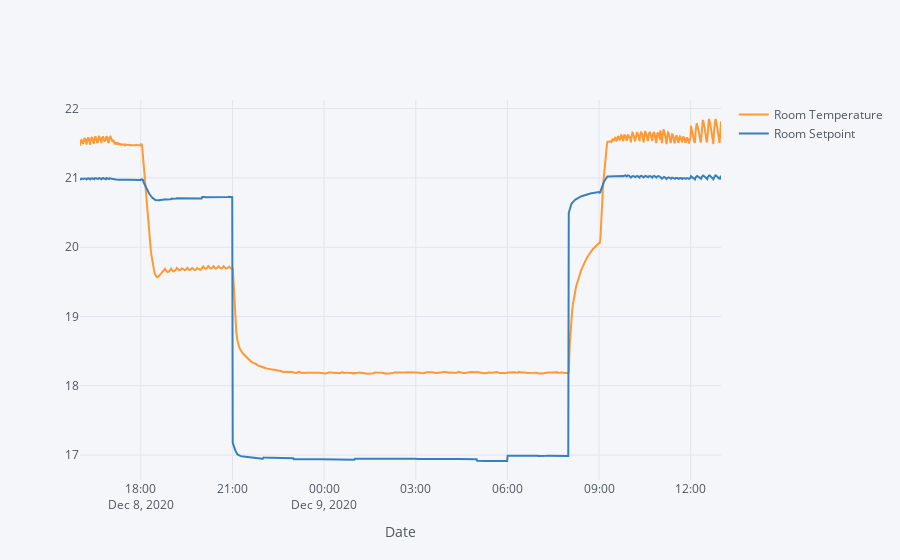

Notebook code for this chart:
### Code cell
linear.loc[ : , ['Room Temperature', 'Room Setpoint']].iplot(width = 2, xTitle = 'Date')

### Figure 1 — Plotly figure (JSON) as saved in the notebook; plotly's stock layout.template omitted (floating-point values rounded to 4 significant figures; data arrays with more than 128 entries replaced by an {"elided": "..."} marker saying what was removed)
{"data": [{"line": {"color": "rgba(255, 153, 51, 1.0)", "dash": "solid", "shape": "linear", "width": 2}, "mode": "lines", "name": "Room Temperature", "text": "", "type": "scatter", "x": {"elided": "1192 str values"}, "y": {"elided": "1192 float values"}}, {"line": {"color": "rgba(55, 128, 191, 1.0)", "dash": "solid", "shape": "linear", "width": 2}, "mode": "lines", "name": "Room Setpoint", "text": "", "type": "scatter", "x": {"elided": "1192 str values"}, "y": {"elided": "1192 float values"}}], "layout": {"legend": {"bgcolor": "#F5F6F9", "font": {"color": "#4D5663"}}, "paper_bgcolor": "#F5F6F9", "plot_bgcolor": "#F5F6F9", "title": {"font": {"color": "#4D5663"}}, "xaxis": {"gridcolor": "#E1E5ED", "showgrid": true, "tickfont": {"color": "#4D5663"}, "title": {"font": {"color": "#4D5663"}, "text": "Date"}, "zerolinecolor": "#E1E5ED"}, "yaxis": {"gridcolor": "#E1E5ED", "showgrid": true, "tickfont": {"color": "#4D5663"}, "title": {"font": {"color": "#4D5663"}, "text": ""}, "zerolinecolor": "#E1E5ED"}}}
